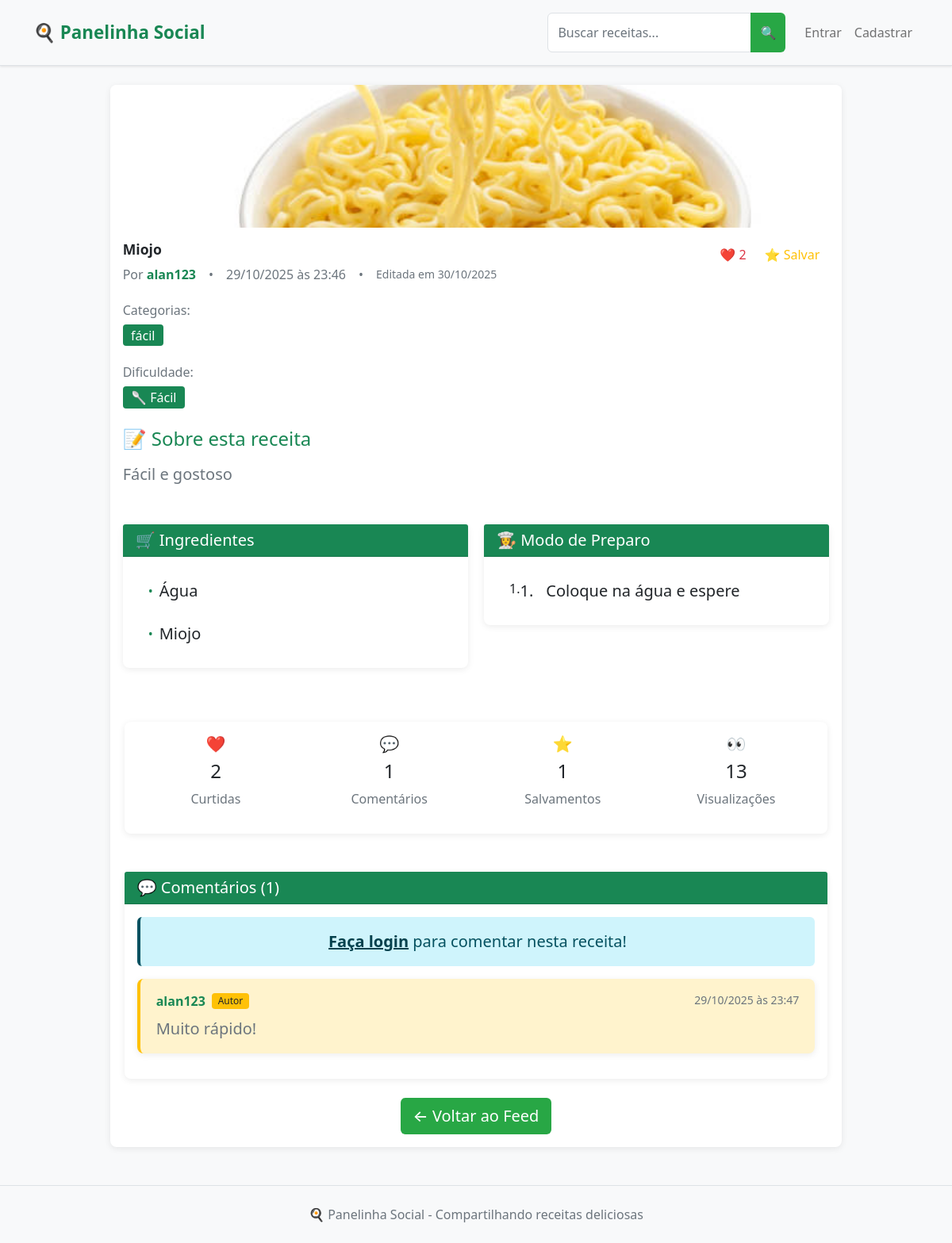
The app's page /recipe/1, older data.
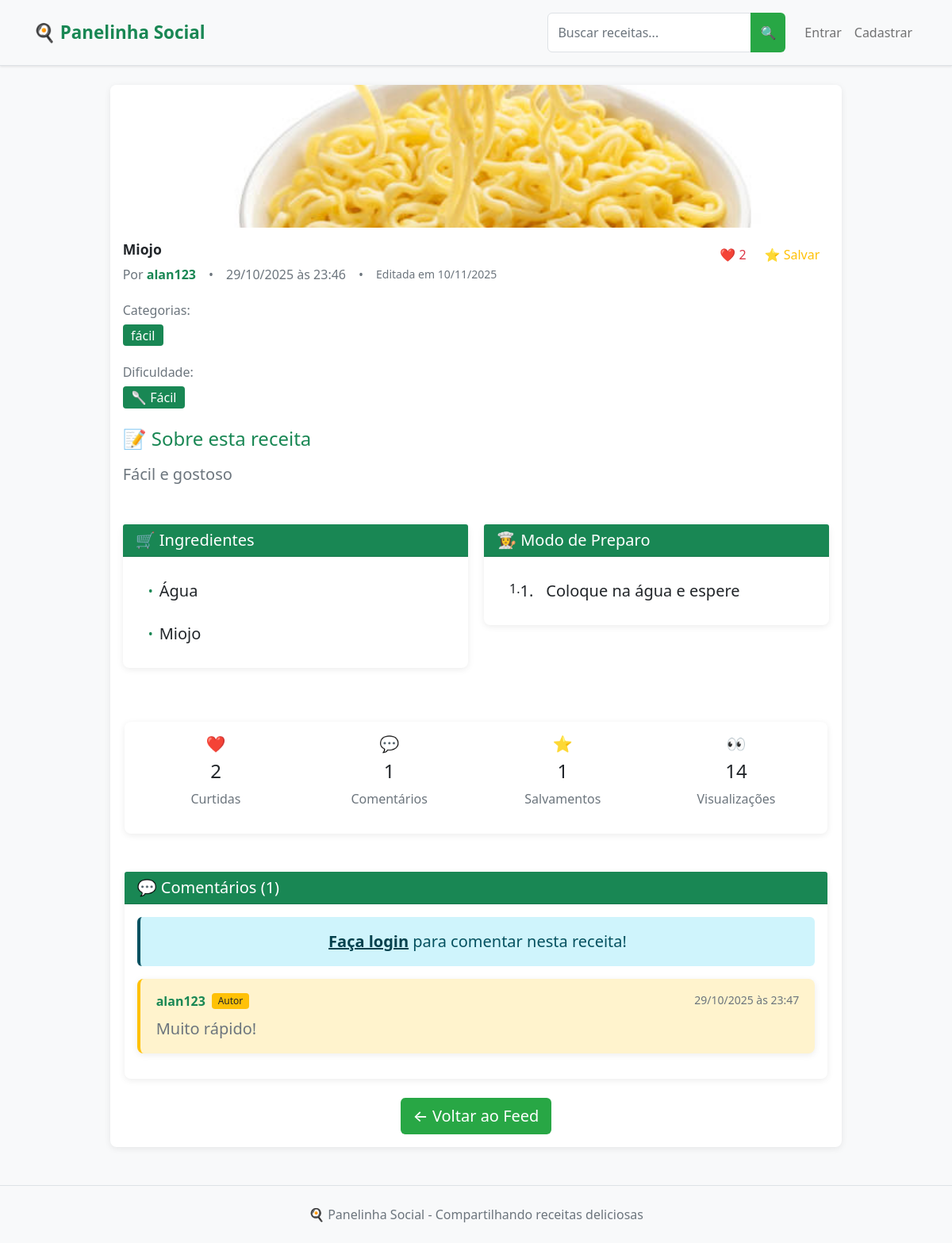
The same page, newer data.
### app.py (models this page shows, shortened)
class Recipe(db.Model):
    __tablename__ = 'recipe'
    id = db.Column(db.Integer, primary_key=True)
    title = db.Column(db.String(100), nullable=False, index=True)
    description = db.Column(db.Text)
    ingredients = db.Column(db.Text)
    steps = db.Column(db.Text)
    image = db.Column(db.String(200))
    categories = db.Column(db.String(200))
    difficulty = db.Column(db.String(20), nullable=False, default='Fácil', index=True)  # NOVO CAMPO
    is_draft = db.Column(db.Boolean, default=False, index=True)
    created_at = db.Column(db.DateTime, default=datetime.utcnow, index=True)
    updated_at = db.Column(db.DateTime, default=datetime.utcnow, onupdate=datetime.utcnow)
    views = db.Column(db.Integer, default=0, index=True)
    user_id = db.Column(db.Integer, db.ForeignKey('user.id'), nullable=False, index=True)
    likes = db.relationship('Like', backref='recipe', lazy='select')
    comments = db.relationship('Comment', backref='recipe', lazy='select')
    saved_by = db.relationship('SavedRecipe', backref='recipe', lazy='select')
    def like_count(self):
        if hasattr(self, '_like_count'):
            return self._like_count
        return len(self.likes)
    def comment_count(self):
        if hasattr(self, '_comment_count'):
            return self._comment_count
        return len(self.comments)
    def saved_count(self):
        if hasattr(self, '_saved_count'):
            return self._saved_count
        return len(self.saved_by)  # Mudado para len()

### app.py (the view, shortened to what this page needs)
@app.route('/recipe/<int:recipe_id>', methods=['GET', 'POST'])
def recipe_detail(recipe_id):
    recipe = Recipe.query.options(
        db.joinedload(Recipe.author),
        db.joinedload(Recipe.likes),
        db.joinedload(Recipe.comments).joinedload(Comment.user)
    ).get_or_404(recipe_id)
    form = CommentForm()
    recipe.views = Recipe.views + 1
    db.session.commit()
    comments = recipe.comments
    return render_template('recipe_detail.html', title=recipe.title, recipe=recipe, form=form, comments=comments)

### app.py
class CommentForm(FlaskForm):
    content = TextAreaField('Comentário', validators=[DataRequired(), Length(min=1, max=500)])
    submit = SubmitField('Comentar')

### templates/recipe_detail.html (shortened to what the changed rows need)
{% extends "base.html" %}
{% block content %}
<div class="row justify-content-center">
    <div class="col-md-10">
        <div class="card">
            {% if recipe.image %}
                <img src="{{ url_for('static', filename='uploads/' + recipe.image) }}"
                     class="card-img-top" alt="{{ recipe.title }}" style="max-height: 500px; object-fit: cover;">
            {% else %}
                <div class="card-img-top bg-light d-flex align-items-center justify-content-center"
                     style="height: 300px;">
                    <span class="text-muted display-6">📷 Sem imagem</span>
                </div>
            {% endif %}
            <div class="card-body">
                <div class="d-flex justify-content-between align-items-start mb-4">
                    <div class="flex-grow-1">
                        <h1 class="card-title display-6 mb-2">{{ recipe.title }}</h1>
                        <div class="d-flex align-items-center flex-wrap gap-3">
                            <p class="text-muted mb-0">
                                Por <strong class="text-success">{{ recipe.author.username }}</strong>
                            </p>
                            <span class="text-muted">•</span>
                            <p class="text-muted mb-0">
                                {{ recipe.created_at.strftime('%d/%m/%Y às %H:%M') }}
                            </p>
                            {% if recipe.updated_at != recipe.created_at %}
                                <span class="text-muted">•</span>
                                <small class="text-muted">
                                    Editada em {{ recipe.updated_at.strftime('%d/%m/%Y') }}
                                </small>
                            {% endif %}
                        </div>
                    </div>
                </div>
                {% if recipe.categories %}
                    <div class="mb-4">
                        <div>
                            {% for category in recipe.categories.split(',') %}
                                <span class="badge bg-success me-1 fs-6">{{ category.strip() }}</span>
                            {% endfor %}
                        </div>
                    </div>
                {% endif %}
                <div class="mb-4">
                </div>
                <div class="mb-5">
                    <h4 class="text-success mb-3">📝 Sobre esta receita</h4>
                    <p class="card-text fs-5">{{ recipe.description }}</p>
                </div>
                <div class="row">
                    <div class="col-md-6">
                        <div class="card border-success">
                            <div class="card-body">
                                <ol class="list-group list-group-numbered list-group-flush">
                                    {% for step in recipe.steps.split('\n') %}
                                        {% if step.strip() %}
                                            <li class="list-group-item d-flex align-items-start">
                                                <span class="fs-5 me-3">{{ loop.index }}.</span>
                                                <span class="fs-5">{{ step.strip() }}</span>
                                            </li>
                                        {% endif %}
                                    {% endfor %}
                                </ol>
                            </div>
                        </div>
                    </div>
                </div>
                <div class="row mt-4">
                    <div class="col-12">
                        <div class="card">
                            <div class="card-body">
                                <div class="row text-center">
                                    <div class="col-md-3">
                                        <h5 class="text-success">👀</h5>
                                        <h4>{{ recipe.views }}</h4>
                                        <p class="text-muted">Visualizações</p>
                                    </div>
                                </div>
                            </div>
                        </div>
                    </div>
                </div>
                <div class="row mt-5">
                </div>
                <div class="mt-4 text-center">
                </div>
            </div>
        </div>
    </div>
</div>
{% endblock %}

Row changes from the older to the newer data that the page shows:
changed Recipe "Coloque na água e espere": updated_at "30/10/2025" → "10/11/2025"; views "13" → "14"
